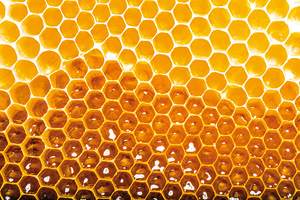
#> input picture hw/zzz.jpg, 300 x 200 px
$ python canny_edge.py
#> lines starting #> are read from the running program, lines starting #| are printed output that depends on the picture
import cv2
import numpy as np
from matplotlib import pyplot as plt

img = cv2.imread('zzz.jpg', 0)
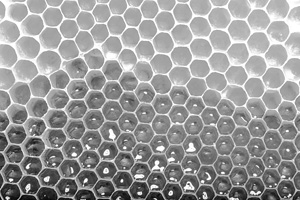
#> img: shape (200, 300); min 0, max 255, mean 154.4
edges = cv2.Canny(img, 50, 100)
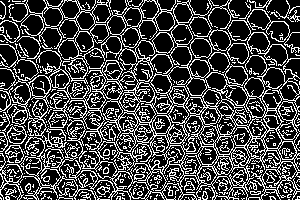
#> edges: shape (200, 300); 27.3% white in thin lines or dots
edges2 = cv2.Canny(img, 50, 150)
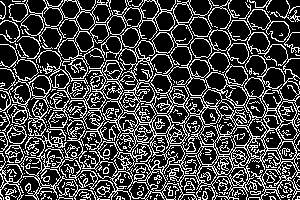
#> edges2: shape (200, 300); 26.4% white in thin lines or dots
edges3 = cv2.Canny(img, 50, 200)
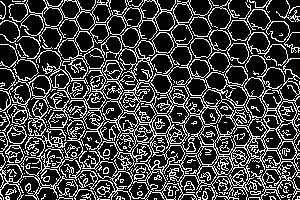
#> edges3: shape (200, 300); 25.4% white in thin lines or dots
edges4 = cv2.Canny(img, 100, 150)
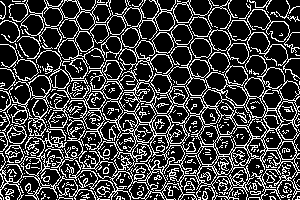
#> edges4: shape (200, 300); 24.3% white in thin lines or dots
edges5 = cv2.Canny(img, 185, 250)
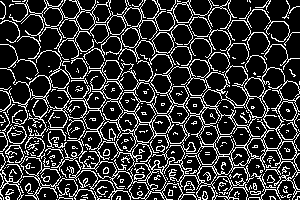
#> edges5: shape (200, 300); 20.2% white in thin lines or dots

plt.subplot(231), plt.imshow(img, cmap='gray'), plt.title('Original Image1')
plt.subplot(232), plt.imshow(edges, cmap='gray'), plt.title('Edge Image2')
plt.subplot(233), plt.imshow(edges2, cmap='gray'), plt.title('Edge Image3')
plt.subplot(234), plt.imshow(edges3, cmap='gray'), plt.title('Edge Image4')
plt.subplot(235), plt.imshow(edges4, cmap='gray'), plt.title('Edge Image5')
plt.subplot(236), plt.imshow(edges5, cmap='gray'), plt.title('Edge Image6')

plt.show()
